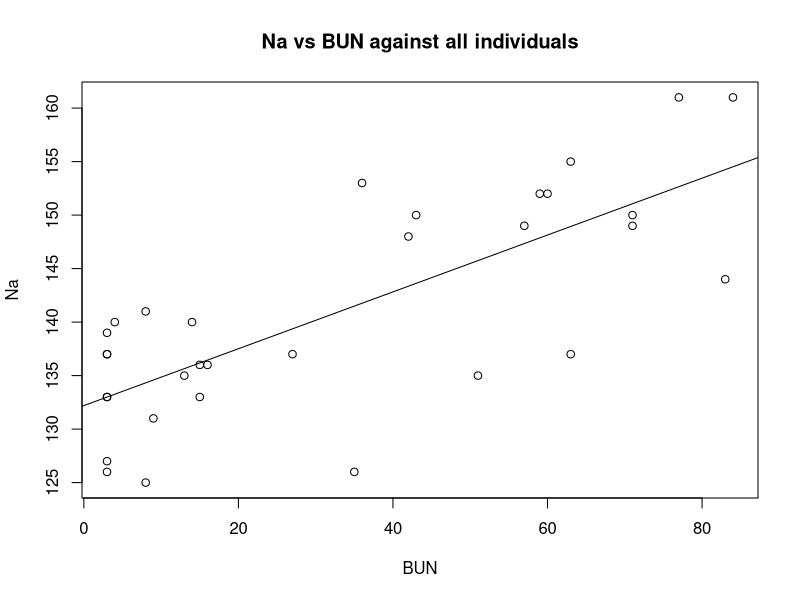
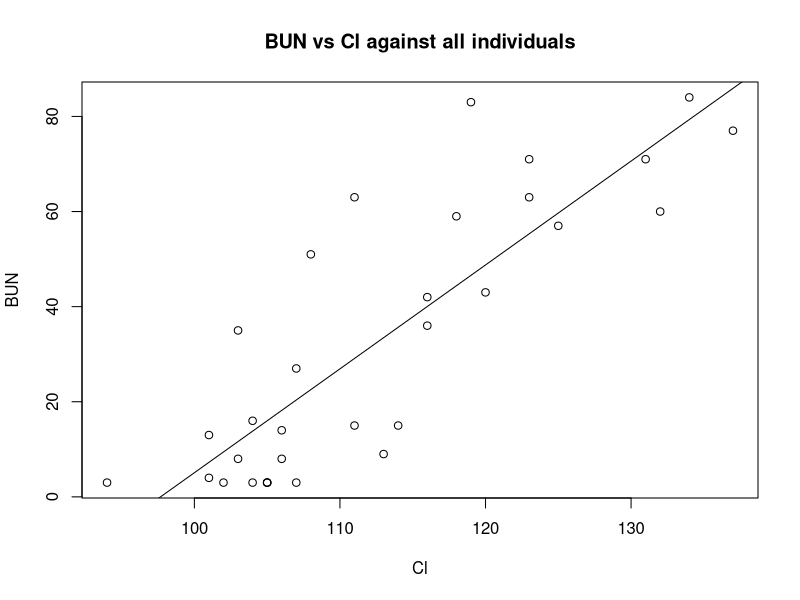
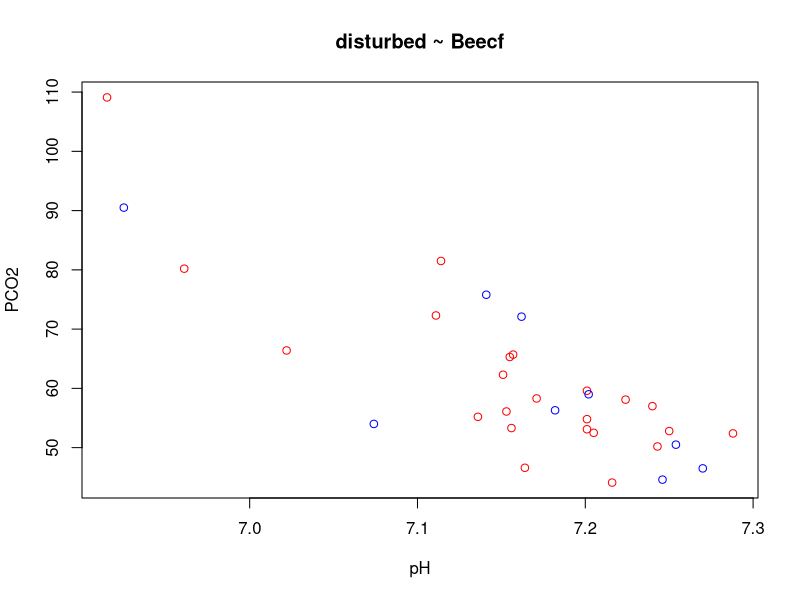
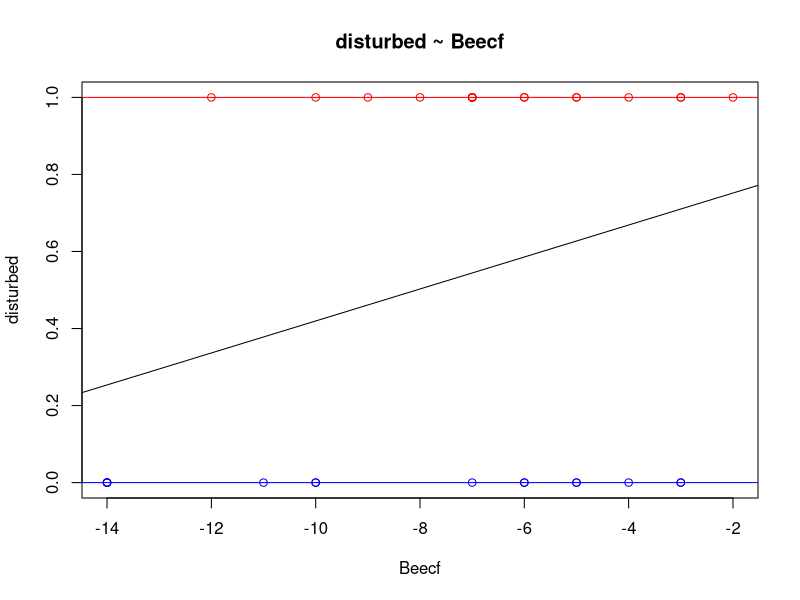
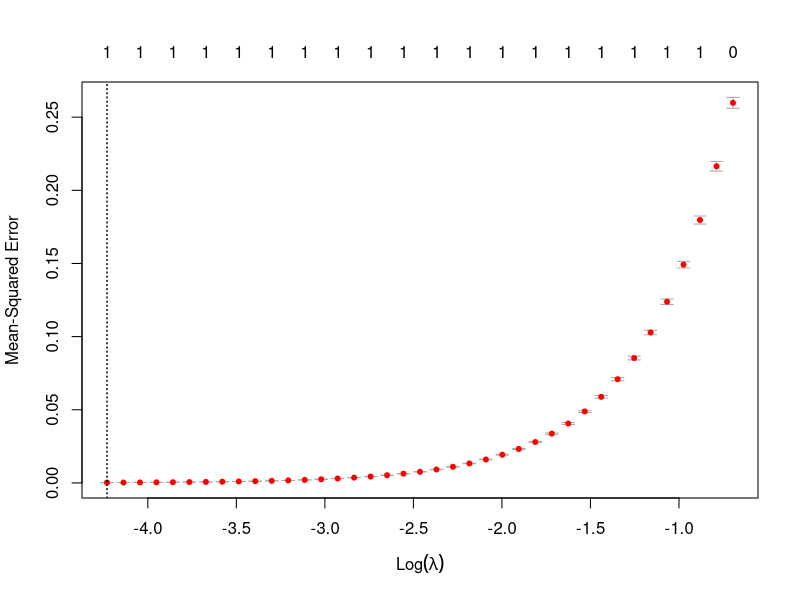
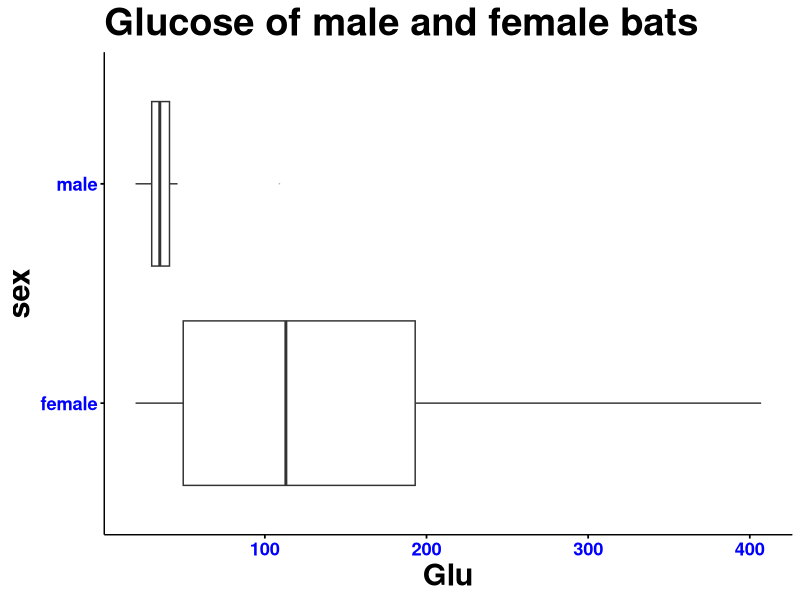
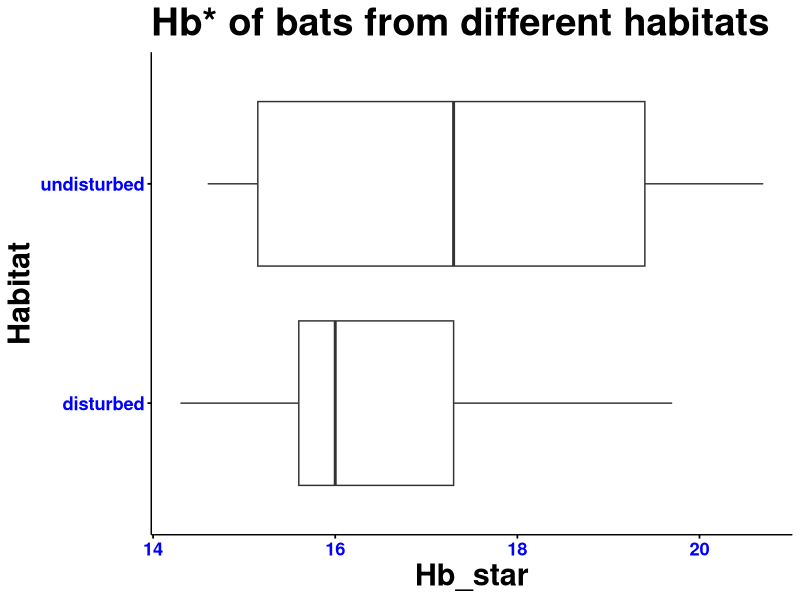
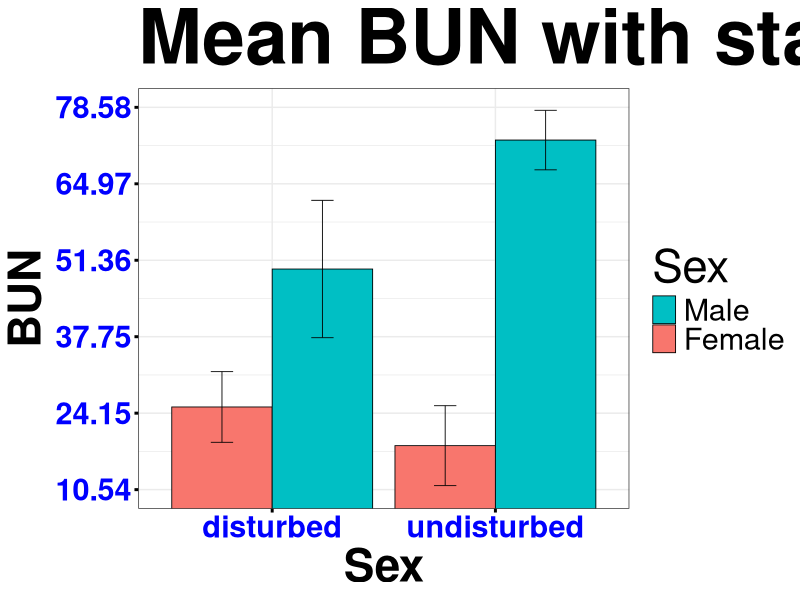

These figures' R source, in order:
###############################################################################
#                              NECESSARY STEPS
###############################################################################
## Import libraries
library(Hmisc)
library(ggplot2)

## Import the data
physData = read.csv("EpomophorusPhysiology_2015.csv");


## Data preprocessing
# First, change the ID column to be a rowname, since rowname does not participate in any of the mathematical operations
rownames(physData) = physData$ID;  # Sets the rownames of the data frame, physData, to be the ID column of physdata
physData$ID = NULL;                # Deletes the ID row of physData by setting it to NULL
physData$sex = as.factor( ifelse( physData$class == "M_NS", "male", "female") );
physData$disturbed = ifelse(physData$Habitat == "disturbed", 1, 0);
physData$sexC = ifelse(physData$sex == "male", 1, 0);


# Next, keep track of all of the variable names, except for Habitat and class
numericCols = colnames(physData);
numericCols = numericCols[ ! (numericCols %in% c("class", "Habitat", "sex") ) ];


## Summarizes data.
## Gives count, mean, standard deviation, standard error of the mean, and confidence interval (default 95%).
##   data: a data frame.
##   measurevar: the name of a column that contains the variable to be summariezed
##   groupvars: a vector containing names of columns that contain grouping variables
##   na.rm: a boolean that indicates whether to ignore NA's
##   conf.interval: the percent range of the confidence interval (default is 95%)
summarySE <- function(data=NULL, measurevar, groupvars=NULL, na.rm=FALSE,
                      conf.interval=.95, .drop=TRUE) {
  library(plyr)
  
  # New version of length which can handle NA's: if na.rm==T, don't count them
  length2 <- function (x, na.rm=FALSE) {
    if (na.rm) sum(!is.na(x))
    else       length(x)
  }
  
  # This does the summary. For each group's data frame, return a vector with
  # N, mean, and sd
  datac <- ddply(data, groupvars, .drop=.drop,
                 .fun = function(xx, col) {
                   c(N    = length2(xx[[col]], na.rm=na.rm),
                     mean = mean   (xx[[col]], na.rm=na.rm),
                     sd   = sd     (xx[[col]], na.rm=na.rm)
                   )
                 },
                 measurevar
  )
  
  # Rename the "mean" column    
  datac <- rename(datac, c("mean" = measurevar))
  
  datac$se <- datac$sd / sqrt(datac$N)  # Calculate standard error of the mean
  
  # Confidence interval multiplier for standard error
  # Calculate t-statistic for confidence interval: 
  # e.g., if conf.interval is .95, use .975 (above/below), and use df=N-1
  ciMult <- qt(conf.interval/2 + .5, datac$N-1)
  datac$ci <- datac$se * ciMult
  
  return(datac)
}


###############################################################################
#                        CORRELATION/SUMMARY STATISTICS
###############################################################################
## Looking at linear correlation
rcorr( as.matrix( physData[, numericCols] ) )


## Summary statistics
summary( physData[, numericCols] )
apply( physData[, numericCols], 2, sd)


###############################################################################
#                  LINEAR REGRESSION (All individuals)
###############################################################################
# Example:  NA and BUN are linearly correlated in the general population
# First, train the linear model
physLm = lm( Na ~ BUN, physData )

# Plots the raw data in the formula
plot(Na ~ BUN, physData, main="Na vs BUN against all individuals" )
abline(physLm, col="black")

############ Working copy, without comments ############ 
physLm = lm( BUN ~ Cl, physData )
plot(BUN ~ Cl, physData, main="BUN vs Cl against all individuals" )
abline(physLm, col="black")



###############################################################################
#                    LINEAR REGRESSION (Male vs Female)
###############################################################################
# Do the different linear models
thisForm = "disturbed ~ Beecf";
everyone.lm    = lm( as.formula(thisForm), physData );
males.lm       = lm( as.formula(thisForm), physData[ physData$sex == "male", ] );
females.lm     = lm( as.formula(thisForm), physData[ physData$sex == "female", ]  );
disturbed.lm   = lm( as.formula(thisForm), physData[ physData$Habitat == "disturbed", ]  );
undisturbed.lm = lm( as.formula(thisForm), physData[ physData$Habitat == "undisturbed", ]  );

plot(PCO2 ~ pH, physData, main=thisForm, col=ifelse(physData$sex == "male", "blue", "red") )
abline(everyone.lm, col="black")
abline(males.lm,    col="blue")
abline(females.lm,  col="red")


plot(as.formula(thisForm), physData, main=thisForm, col=ifelse(physData$Habitat == "undisturbed", "blue", "red") )
abline(everyone.lm, col="black")
abline(undisturbed.lm,    col="blue")
abline(disturbed.lm,  col="red")

###############################################################################
#                         Multiple Regression
###############################################################################
lm1DF = data.frame(dependent=NULL, independent=NULL, rsquared=NULL, P=NULL, multiR=NULL);

thisForm_all  = as.formula("disturbed ~ BMI + Na + K + Cl + TCO2 + BUN + Glu + Hct + pH + PCO2 + HCO3 + Beecf + AnGap + Hb_star");

thisForm      = as.formula("disturbed ~ Beecf");
glm.out = glm( thisForm, family=binomial(logit), data=physData);


add1(glm.out, thisForm_all ,test="Chisq")


thisForm = as.formula("disturbed ~ Beecf + HCO3");
glm.out = glm( thisForm, family=binomial(logit), data=physData);
summary(glm.out)


# Stepwise search; STRONGLY suggests that best fit for logistic regression is 3 or 2 variables.  So we're good!
library(glmnet);
glmmod = glmnet( x=as.matrix(physData[, numericCols]), y=physData$disturbed, alpha=1, family='binomial', nlambda=1000)
cv.glmmod = cv.glmnet( x=as.matrix(physData[, numericCols]), y=physData$disturbed, alpha=1)
plot( cv.glmmod )


###############################################################################
#                    BOX AND WHISKER PLOTS (Male vs Female)
###############################################################################
ggplot(physData, aes_string(x="sex", y="Glu")) +
  ggtitle(sprintf("%s of male and female bats","Glucose")) +
  geom_boxplot(outlier.size=0, alpha=0.2) +
  coord_flip() +
  theme(panel.grid.major = element_blank(), panel.grid.minor = element_blank(), 
        panel.background = element_blank(), axis.line = element_line(colour = "black")) +
  theme(plot.title = element_text(size=rel(2.5), face="bold")) +
  theme(axis.title = element_text(size=rel(2), face="bold")) +
  theme(axis.text  = element_text(size=rel(1.2), face="bold", colour="blue")) +
  theme(axis.ticks = element_line(size=rel(1.2), colour = "black"))


###############################################################################
#                    BOX AND WHISKER PLOTS (Disturbed and Undisturbed)
###############################################################################
# Only need to change this line.
thisVar = "Hb_star";
ggplot(physData, aes_string(x="Habitat", y=thisVar)) +
  ggtitle(sprintf("Hb* of bats from different habitats",thisVar)) +
  geom_boxplot(outlier.size=0, alpha=0.2) +
  coord_flip() +
  theme(panel.grid.major = element_blank(), panel.grid.minor = element_blank(), 
        panel.background = element_blank(), axis.line = element_line(colour = "black")) +
  theme(plot.title = element_text(size=rel(2.5), face="bold")) +
  theme(axis.title = element_text(size=rel(2), face="bold")) +
  theme(axis.text  = element_text(size=rel(1.2), face="bold", colour="blue")) +
  theme(axis.ticks = element_line(size=rel(1.2), colour = "black"))


###############################################################################
#                   BAR CHART WITH STANDARD ERROR (Male vs Female)
###############################################################################
# Only need to change this line.
plotVars = numericCols;
for( thisVar in plotVars ) {

thisData = summarySE(physData, measurevar=thisVar, groupvars=c("sex","Habitat"))
thisData$quant = thisData[, thisVar];
theseBreaks = seq( min(thisData$quant - 1.1*thisData$se), max(thisData$quant + 1.1*thisData$se), length.out=6);
theseLabels = sprintf("%.2f",theseBreaks );

ggplot(thisData, aes(x=sex, y=quant, fill=Habitat)) + 
  geom_bar(position=position_dodge(), stat="identity",
           colour="black", # Use black outlines,
           size=.3) +      # Thinner lines
  geom_errorbar(aes( ymin=quant-se, ymax=quant+se ),
                size=.3,    # Thinner lines
                width=.2,
                position=position_dodge(.9)) +
  xlab("Sex") +
  ylab(thisVar) +
  scale_fill_hue(name="Habitat type", # Legend label, use darker colors
                 breaks=c("disturbed", "undisturbed"),
                 labels=c("Disturbed", "Undisturbed")) +
  ggtitle(paste("Mean ", thisVar, " with standard error", sep="") ) +
  scale_y_continuous(breaks=theseBreaks, labels=theseLabels  ) +
  coord_cartesian(ylim=c(min(thisData$quant - 1.1*thisData$se), max(thisData$quant + 1.1*thisData$se) ) ) +
  theme_bw() +
  theme(plot.title   = element_text(size=rel(2), face="bold")) +
  theme(axis.title   = element_text(size=rel(2), face="bold")) +
  theme(axis.text    = element_text(size=rel(1), face="bold")) +
  theme(axis.ticks   = element_line(size=rel(1), colour = "black")) +
  theme(legend.title = element_text(size=rel(2))) +
  theme(legend.text  = element_text(size=rel(2)));

ggsave(filename=paste("C:\\Users\\dasanchez\\dev\\batStats\\batStats\\sex_disturbance\\", thisVar, "_mf_distundist.png",sep=""),height=10,width=10);

}



###############################################################################
#                   BAR CHART WITH STANDARD ERROR (Disturbed vs Undisturbed)
###############################################################################
# Only need to change this line.
thisVar = "BUN";
thisData = summarySE(physData, measurevar=thisVar, groupvars=c("sex","Habitat"))
thisData$quant = thisData[, thisVar];
theseBreaks = seq( min(thisData$quant - 1.1*thisData$se), max(thisData$quant + 1.1*thisData$se), length.out=6);
theseLabels = sprintf("%.2f",theseBreaks );

ggplot(thisData, aes(x=Habitat, y=quant, fill=sex)) + 
  geom_bar(position=position_dodge(), stat="identity",
           colour="black", # Use black outlines,
           size=.3) +      # Thinner lines
  geom_errorbar(aes( ymin=quant-se, ymax=quant+se ),
                size=.3,    # Thinner lines
                width=.2,
                position=position_dodge(.9)) +
  xlab("Sex") +
  ylab(thisVar) +
  scale_fill_hue(name="Sex", # Legend label, use darker colors
                 breaks=c("male", "female"),
                 labels=c("Male", "Female")) +
  ggtitle(paste("Mean ", thisVar, " with standard error", sep="") ) +
  scale_y_continuous(breaks=theseBreaks, labels=theseLabels  ) +
  coord_cartesian(ylim=c(min(thisData$quant - 1.1*thisData$se), max(thisData$quant + 1.1*thisData$se) ) ) +
  theme_bw() +
  theme(plot.title   = element_text(size=rel(5), face="bold")) +
  theme(axis.title   = element_text(size=rel(3), face="bold")) +
  theme(axis.text    = element_text(size=rel(2), face="bold", colour="blue")) +
  theme(axis.ticks   = element_line(size=rel(2), colour = "black")) +
  theme(legend.title = element_text(size=rel(3))) +
  theme(legend.text  = element_text(size=rel(2)))


###############################################################################
#                   BAR CHART WITH STANDARD ERROR (ONLY male v.s. female)
###############################################################################
# Only need to change this line.
thisVar = "Cl";
thisData = summarySE(physData, measurevar=thisVar, groupvars=c("sex"))
thisData$quant = thisData[, thisVar];
theseBreaks = seq( min(thisData$quant - 1.1*thisData$se), max(thisData$quant + 1.1*thisData$se), length.out=6);
theseLabels = sprintf("%.2f",theseBreaks );

ggplot(thisData, aes(x=sex, y=quant, fill=sex)) + 
  geom_bar(position=position_dodge(), stat="identity",
           colour="black", # Use black outlines,
           size=.3) +      # Thinner lines
  geom_errorbar(aes( ymin=quant-se, ymax=quant+se ),
                size=.3,    # Thinner lines
                width=.2,
                position=position_dodge(.9)) +
  xlab("Sex") +
  ylab(thisVar) +
  scale_fill_hue(name="Sex", # Legend label, use darker colors
                 breaks=c("male", "female"),
                 labels=c("Male", "Female")) +
  ggtitle(paste("Mean ", thisVar, " with standard error", sep="") ) +
  scale_y_continuous(breaks=theseBreaks, labels=theseLabels  ) +
  coord_cartesian(ylim=c(min(thisData$quant - 1.1*thisData$se), max(thisData$quant + 1.1*thisData$se) ) ) +
  theme_bw() +
  theme(plot.title   = element_text(size=rel(2), face="bold")) +
  theme(axis.title   = element_text(size=rel(2), face="bold")) +
  theme(axis.text    = element_text(size=rel(1), face="bold")) +
  theme(axis.ticks   = element_line(size=rel(1), colour = "black")) +
  theme(legend.title = element_text(size=rel(2))) +
  theme(legend.text  = element_text(size=rel(2)))


###############################################################################
#              BAR CHART WITH STANDARD ERROR (ONLY disturbed vs undisturbed)
###############################################################################
# Only need to change this line.
thisVar = "PCO2";
thisData = summarySE(physData, measurevar=thisVar, groupvars=c("Habitat"))
thisData$quant = thisData[, thisVar];
theseBreaks = seq( min(thisData$quant - 1.1*thisData$se), max(thisData$quant + 1.1*thisData$se), length.out=6);
theseLabels = sprintf("%.2f",theseBreaks );

ggplot(thisData, aes(x=Habitat, y=quant, fill=Habitat)) + 
  geom_bar(position=position_dodge(), stat="identity",
           colour="black", # Use black outlines,
           size=.3) +      # Thinner lines
  geom_errorbar(aes( ymin=quant-se, ymax=quant+se ),
                size=.3,    # Thinner lines
                width=.2,
                position=position_dodge(.9)) +
  xlab("Habitat") +
  ylab(thisVar) +
  scale_fill_hue(name="Habitat type", # Legend label, use darker colors
                 breaks=c("disturbed", "undisturbed"),
                 labels=c("Disturbed", "Undisturbed")) +
  ggtitle(paste("Mean ", thisVar, " with standard error", sep="") ) +
  scale_y_continuous(breaks=theseBreaks, labels=theseLabels  ) +
  coord_cartesian(ylim=c(min(thisData$quant - 1.1*thisData$se), max(thisData$quant + 1.1*thisData$se) ) ) +
  theme_bw() +
  theme(plot.title   = element_text(size=rel(2), face="bold")) +
  theme(axis.title   = element_text(size=rel(2), face="bold")) +
  theme(axis.text    = element_text(size=rel(1), face="bold", colour="black")) +
  theme(axis.ticks   = element_line(size=rel(1), colour = "black")) +
  theme(legend.title = element_text(size=rel(2))) +
  theme(legend.text  = element_text(size=rel(2)))


###############################################################################
#              BAR CHART WITH STANDARD ERROR (ONLY males and disturbed vs undisturbed)
###############################################################################
# Only need to change this line.
thisVar = "PCO2";
thisData = summarySE(physData[physData$sex == "male",], measurevar=thisVar, groupvars=c("Habitat"))
thisData$quant = thisData[, thisVar];
theseBreaks = seq( min(thisData$quant - 1.1*thisData$se), max(thisData$quant + 1.1*thisData$se), length.out=6);
theseLabels = sprintf("%.2f",theseBreaks );

ggplot(thisData, aes(x=Habitat, y=quant, fill=Habitat)) + 
  geom_bar(position=position_dodge(), stat="identity",
           colour="black", # Use black outlines,
           size=.3) +      # Thinner lines
  geom_errorbar(aes( ymin=quant-se, ymax=quant+se ),
                size=.3,    # Thinner lines
                width=.2,
                position=position_dodge(.9)) +
  xlab("Habitat") +
  ylab(thisVar) +
  scale_fill_hue(name="Habitat type", # Legend label, use darker colors
                 breaks=c("disturbed", "undisturbed"),
                 labels=c("Disturbed", "Undisturbed")) +
  ggtitle(paste("Mean ", thisVar, " with standard error", sep="") ) +
  scale_y_continuous(breaks=theseBreaks, labels=theseLabels  ) +
  coord_cartesian(ylim=c(min(thisData$quant - 1.1*thisData$se), max(thisData$quant + 1.1*thisData$se) ) ) +
  theme_bw() +
  theme(plot.title   = element_text(size=rel(2), face="bold")) +
  theme(axis.title   = element_text(size=rel(2), face="bold")) +
  theme(axis.text    = element_text(size=rel(1), face="bold", colour="black")) +
  theme(axis.ticks   = element_line(size=rel(1), colour = "black")) +
  theme(legend.title = element_text(size=rel(2))) +
  theme(legend.text  = element_text(size=rel(2)))
